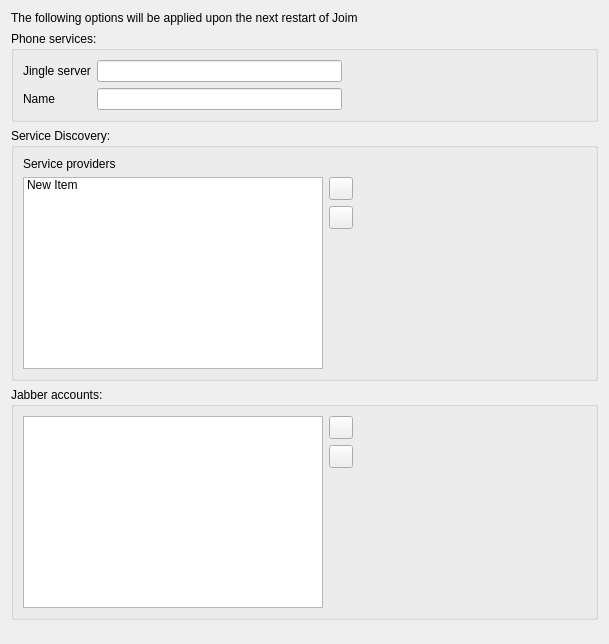
        <widget class="QWidget" name="tabAccounts">
         <attribute name="icon">
          <iconset resource="customwidgets.qrc">
           <normaloff>:/customwidgets/data/options/accounts.png</normaloff>:/customwidgets/data/options/accounts.png</iconset>
         </attribute>
         <attribute name="title">
          <string>Accounts</string>
         </attribute>
         <layout class="QGridLayout" name="gridLayout_14">
          <item row="1" column="0">
           <widget class="QGroupBox" name="groupPhoneServices">
            <property name="minimumSize">
             <size>
              <width>400</width>
              <height>0</height>
             </size>
            </property>
            <property name="title">
             <string>Phone services:</string>
            </property>
            <layout class="QGridLayout" name="gridLayout_11">
             <item row="0" column="0">
              <widget class="QLabel" name="label_4">
               <property name="text">
                <string>Jingle server</string>
               </property>
              </widget>
             </item>
             <item row="0" column="1">
              <widget class="QLineEdit" name="editPhoneServicesServer">
               <property name="text">
                <string/>
               </property>
              </widget>
             </item>
             <item row="1" column="0">
              <widget class="QLabel" name="label_5">
               <property name="text">
                <string>Name</string>
               </property>
              </widget>
             </item>
             <item row="1" column="1">
              <widget class="QLineEdit" name="editPhoneServicesName">
               <property name="text">
                <string/>
               </property>
              </widget>
             </item>
             <item row="0" column="2" rowspan="2">
              <spacer name="horizontalSpacer_10">
               <property name="orientation">
                <enum>Qt::Horizontal</enum>
               </property>
               <property name="sizeHint" stdset="0">
                <size>
                 <width>40</width>
                 <height>20</height>
                </size>
               </property>
              </spacer>
             </item>
            </layout>
           </widget>
          </item>
          <item row="2" column="0">
           <widget class="QGroupBox" name="groupServiceDiscovery">
            <property name="title">
             <string>Service Discovery:</string>
            </property>
            <layout class="QGridLayout" name="gridLayout_12">
             <item row="0" column="0" colspan="2">
              <widget class="QLabel" name="labelServiceDiscovery">
               <property name="text">
                <string>Service providers</string>
               </property>
              </widget>
             </item>
             <item row="1" column="0" rowspan="3">
              <widget class="QListWidget" name="listServiceProviders">
               <property name="minimumSize">
                <size>
                 <width>300</width>
                 <height>0</height>
                </size>
               </property>
               <item>
                <property name="text">
                 <string>New Item</string>
                </property>
               </item>
              </widget>
             </item>
             <item row="1" column="1">
              <widget class="QToolButton" name="buttonServiceProvidersAdd">
               <property name="toolTip">
                <string>Add a new service provider</string>
               </property>
               <property name="icon">
                <iconset resource="customwidgets.qrc">
                 <normaloff>:/customwidgets/generic/data/icon-add.png</normaloff>:/customwidgets/generic/data/icon-add.png</iconset>
               </property>
              </widget>
             </item>
             <item row="2" column="1">
              <widget class="QToolButton" name="buttonServiceProvidersRemove">
               <property name="toolTip">
                <string>Remove selected service provider</string>
               </property>
               <property name="icon">
                <iconset resource="customwidgets.qrc">
                 <normaloff>:/customwidgets/generic/data/icon-delete.png</normaloff>:/customwidgets/generic/data/icon-delete.png</iconset>
               </property>
              </widget>
             </item>
             <item row="3" column="1">
              <spacer name="verticalSpacer_10">
               <property name="orientation">
                <enum>Qt::Vertical</enum>
               </property>
               <property name="sizeHint" stdset="0">
                <size>
                 <width>26</width>
                 <height>106</height>
                </size>
               </property>
              </spacer>
             </item>
             <item row="0" column="2" rowspan="4">
              <spacer name="horizontalSpacer_11">
               <property name="orientation">
                <enum>Qt::Horizontal</enum>
               </property>
               <property name="sizeHint" stdset="0">
                <size>
                 <width>40</width>
                 <height>20</height>
                </size>
               </property>
              </spacer>
             </item>
            </layout>
           </widget>
          </item>
          <item row="3" column="0">
           <widget class="QGroupBox" name="groupAccounts">
            <property name="title">
             <string>Jabber accounts:</string>
            </property>
            <layout class="QGridLayout" name="gridLayout_13">
             <item row="0" column="0" rowspan="3">
              <widget class="QListWidget" name="listAccounts">
               <property name="minimumSize">
                <size>
                 <width>300</width>
                 <height>0</height>
                </size>
               </property>
              </widget>
             </item>
             <item row="0" column="1">
              <widget class="QToolButton" name="buttonAccountsAdd">
               <property name="toolTip">
                <string>Add a new Jabber account</string>
               </property>
               <property name="icon">
                <iconset resource="customwidgets.qrc">
                 <normaloff>:/customwidgets/generic/data/icon-add.png</normaloff>:/customwidgets/generic/data/icon-add.png</iconset>
               </property>
              </widget>
             </item>
             <item row="1" column="1">
              <widget class="QToolButton" name="buttonAccountsRemove">
               <property name="toolTip">
                <string>Remove selected Jabber account</string>
               </property>
               <property name="icon">
                <iconset resource="customwidgets.qrc">
                 <normaloff>:/customwidgets/generic/data/icon-delete.png</normaloff>:/customwidgets/generic/data/icon-delete.png</iconset>
               </property>
              </widget>
             </item>
             <item row="2" column="1">
              <spacer name="verticalSpacer_10">
               <property name="orientation">
                <enum>Qt::Vertical</enum>
               </property>
               <property name="sizeHint" stdset="0">
                <size>
                 <width>20</width>
                 <height>46</height>
                </size>
               </property>
              </spacer>
             </item>
             <item row="0" column="2" rowspan="3">
              <spacer name="horizontalSpacer_9">
               <property name="orientation">
                <enum>Qt::Horizontal</enum>
               </property>
               <property name="sizeHint" stdset="0">
                <size>
                 <width>40</width>
                 <height>20</height>
                </size>
               </property>
              </spacer>
             </item>
            </layout>
           </widget>
          </item>
          <item row="4" column="0">
           <spacer name="verticalSpacer_11">
            <property name="orientation">
             <enum>Qt::Vertical</enum>
            </property>
            <property name="sizeHint" stdset="0">
             <size>
              <width>587</width>
              <height>13</height>
             </size>
            </property>
           </spacer>
          </item>
          <item row="0" column="0">
           <widget class="QLabel" name="labelNotification">
            <property name="text">
             <string>The following options will be applied upon the next restart of Joim</string>
            </property>
           </widget>
          </item>
         </layout>
        </widget>
